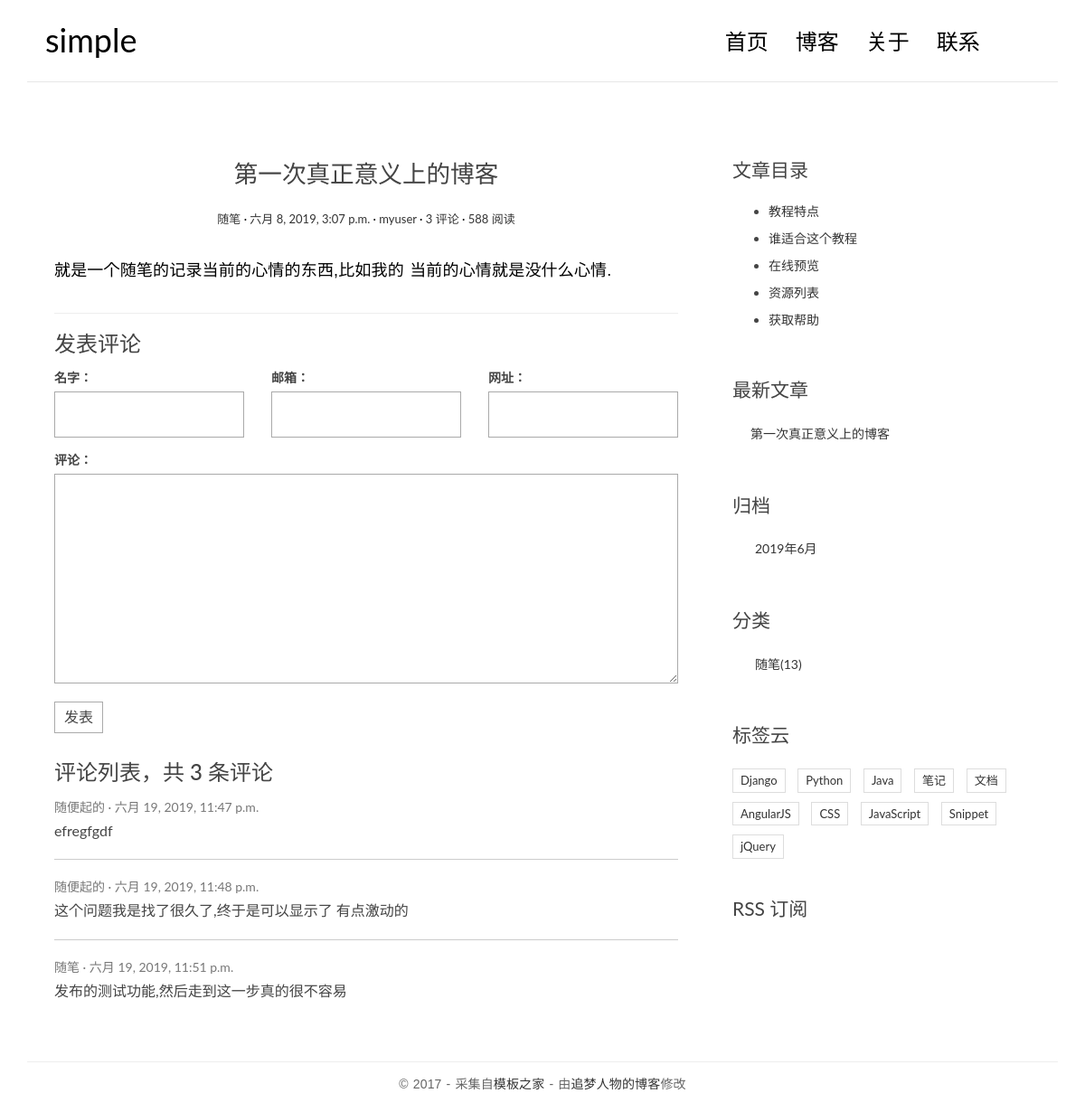
The app's page /post/1/ with its own data.
### blog/models.py (models this page shows, shortened)
class Post(models.Model):
    title = models.CharField(max_length=70)
    body = models.TextField()
    created_time= models.DateTimeField()
    modified_time = models.DateTimeField()
    excerpt = models.CharField(max_length=200, blank=True)
    category = models.ForeignKey(Category, on_delete=models.CASCADE)
    tags = models.ManyToManyField(Tag, blank=True)
    author = models.ForeignKey(User, on_delete=models.CASCADE)
    def get_absolute_url(self):
        return reverse('blog:detail', kwargs={'pk': self.pk})
    class Meta:
        ordering = ['-created_time']

class Category(models.Model):
    name = models.CharField(max_length=100)

### comments/models.py (models this page shows, shortened)
class Comment(models.Model):
    name =  models.CharField(max_length=100)
    email = models.EmailField(max_length=255)
    url = models.URLField(blank=True)
    text = models.TextField()
    created_time = models.DateTimeField(auto_now_add=True)
    post = models.ForeignKey("blog.Post", on_delete=models.CASCADE)

### blog/views.py (the view)
# urls.py: url(r"^post/(?P<pk>[0-9]+)/$", views.detail, name="detail"),
def detail(request, pk):
    post = get_object_or_404(Post, pk=pk)
    post.body = markdown.markdown(post.body,
                                  extensions = [
                                      'markdown.extensions.extra',
                                      'markdown.extensions.codehilite',
                                      'markdown.extensions.toc',
                                  ])
    form = CommentForm()
    comment_list = post.comment_set.all()
    context = {"post": post,
               "form": form,
               "comment_list": comment_list
    }
    return render(request, 'blog/detail.html', context=context)

### comments/forms.py
class CommentForm(forms.ModelForm):
    class Meta:
        model = Comment
        fields = ['name', 'email', 'url', 'text']

### blog/templatetags/blog_tags.py (called while the page is built)
@register.simple_tag
def get_recent_posts(num=5):
    return Post.objects.all().order_by("-created_time")[:num]

@register.simple_tag()
def archives():
    return Post.objects.dates("created_time","month", order="DESC")

@register.simple_tag()
def get_categories():
    return Category.objects.all()

### templates/blog/detail.html (shortened to what this page needs)
{% extends 'blog/base.html' %}
{% block main %}
    <article class="post post-{{ post.pk }}">
        <header class="entry-header">
            <h1 class="entry-title">{{ post.title }}</h1>
            <div class="entry-meta">
                <span class="post-category"><a href="#">{{ post.category.name }}</a></span>
                <span class="post-date"><a href="#"><time class="entry-date"
                                                          datetime="{{ post.created_time }}">{{ post.created_time }}</time></a></span>
                <span class="post-author"><a href="#">{{ post.author }}</a></span>
                <span class="comments-link"><a href="#">{{ comment_list|length }} 评论</a></span>
                <span class="views-count"><a href="#">588 阅读</a></span>
            </div>
        </header>
        <div class="entry-content clearfix">
            {{ post.body|safe }}
        </div>
    </article>
    <section class="comment-area" id="comment-area">
        <hr>
        <h3>发表评论</h3>
        <form action="{% url 'comments:post_comment' post.pk %}" method="POST" class="comment-form">
            <div class="row">
                <div class="col-md-4">
                    <label for="{{ form.name.id_for_label }}">名字：</label>
                    {{ form.name }}
                </div>
                <div class="col-md-4">
                    <label for="{{ form.email.id_for_label }}">邮箱：</label>
                    {{ form.email }}
                </div>
                <div class="col-md-4">
                    <label for="{{ form.url.id_for_label }}">网址：</label>
                    {{ form.url }}
                </div>
                <div class="col-md-12">
                    <label for="{{ form.text.id_for_label }}">评论：</label>
                    {{ form.text }}
                    <button type="submit"  class="comment-btn">发表</button>
                </div>
            </div>
        </form>
        <div class="comment-list-panel">
            <h3>评论列表，共 <span>{{ comment_list|length }}</span> 条评论</h3>
            <ul class="comment-list list-unstyled">
                {% for comment in comment_list %}
                <li class="comment-item">
                    <span class="nickname">{{ comment.name }}</span>
                    <time class="submit-date" >{{ comment.created_time }}</time>
                    <div class="text">
                        {{ comment.text }}
                  </div>
                </li>
                {% empty %}
                暂无评论!
                {% endfor %}
            </ul>
        </div>
    </section>
{% endblock main %}
{% block toc %}
    <div class="widget widget-content">
        <h3 class="widget-title">文章目录</h3>
        <ul>
            <li>
                <a href="#">教程特点</a>
            </li>
            <li>
                <a href="#">谁适合这个教程</a>
            </li>
            <li>
                <a href="#">在线预览</a>
            </li>
            <li>
                <a href="#">资源列表</a>
            </li>
            <li>
                <a href="#">获取帮助</a>
            </li>
        </ul>
    </div>
{% endblock toc %}

### templates/blog/base.html (shortened to what this page needs)
{% load blog_tags %}
<!DOCTYPE html>
<html>
<head>
    <link rel="stylesheet" href="http://code.ionicframework.com/ionicons/2.0.1/css/ionicons.min.css">
    <link rel="stylesheet" href="/blog/static/css/bootstrap.min.css">
    <link rel="stylesheet" href="/blog/static/css/pace.css">
    <link rel="stylesheet" href="/blog/static/css/custom.css">
</head>
<body>
<div class="container">
    <header id="site-header">
        <div class="row">
            <div class="col-md-4 col-sm-5 col-xs-8">
                <div class="logo">
                    <h1><a href="{% url 'blog:index' %}"><b>simple</b></a></h1>
                </div>
            </div>
            <div class="col-md-8 col-sm-7 col-xs-4">
                <nav class="main-nav" role="navigation">
                    <div class="collapse navbar-collapse" id="bs-example-navbar-collapse-1">
                        <ul class="nav navbar-nav navbar-right">
                            <li class="cl-effect-11"><a href="{% url 'blog:index' %}" data-hover="首页">首页</a></li>
                            <li class="cl-effect-11"><a href="full-width.html" data-hover="博客">博客</a></li>
                            <li class="cl-effect-11"><a href="about.html" data-hover="关于">关于</a></li>
                            <li class="cl-effect-11"><a href="contact.html" data-hover="联系">联系</a></li>
                        </ul>
                    </div>
                </nav>
            </div>
        </div>
    </header>
</div>
<div class="content-body">
    <div class="container">
        <div class="row">
            <main class="col-md-8">
                {% block main %}
                {% endblock main %}
            </main>
            <aside class="col-md-4">
                {% block toc %}
                {% endblock toc %}
                <div class="widget widget-recent-posts">
                    <h3 class="widget-title">最新文章</h3>
                    {% get_recent_posts as  recent_post_list %}
                    <ul>
                        {% for post in recent_post_list %}
                        <li>
                            <a href="{{ post.get_absolute_url }}">{{ post.title}}</a>
                        </li>
                        {% empty %}
                        暂无文章!
                        {% endfor %}
                    </ul>
                </div>
                <div class="widget widget-archives">
                    <h3 class="widget-title">归档</h3>
                    {% archives as date_list %}
                    <ul>
                        {% for date in date_list %}
                        <li>
                            <a href="{% url 'blog:archives' date.year date.month %}">{{ date.year }}年{{ date.month }}月</a>
                        </li>
                        {% empty %}
                        暂无归档!
                        {% endfor %}
                    </ul>
                </div>
                <div class="widget widget-category">
                    <h3 class="widget-title">分类</h3>
                    {% get_categories as category_list %}
                    <ul>
                        {% for category in category_list %}
                        <li>
                            <a href="{% url 'blog:category' category.pk %}">{{ category.name }}<span class="post-count">(13)</span></a>
                        </li>
                        {% empty %}
                        暂无分类!
                        {% endfor %}
                    </ul>
                </div>
                <div class="widget widget-tag-cloud">
                    <h3 class="widget-title">标签云</h3>
                    <ul>
                        <li>
                            <a href="#">Django</a>
                        </li>
                        <li>
                            <a href="#">Python</a>
                        </li>
                        <li>
                            <a href="#">Java</a>
                        </li>
                        <li>
                            <a href="#">笔记</a>
                        </li>
                        <li>
                            <a href="#">文档</a>
                        </li>
                        <li>
                            <a href="#">AngularJS</a>
                        </li>
                        <li>
                            <a href="#">CSS</a>
                        </li>
                        <li>
                            <a href="#">JavaScript</a>
                        </li>
                        <li>
                            <a href="#">Snippet</a>
                        </li>
                        <li>
                            <a href="#">jQuery</a>
                        </li>
                    </ul>
                </div>
                <div class="rss">
                    <a href=""> RSS 订阅</a>
                </div>
            </aside>
        </div>
    </div>
</div>
<footer id="site-footer">
    <div class="container">
        <div class="row">
            <div class="col-md-12">
                <p class="copyright">&copy 2017 - 采集自<a href="http://www.cssmoban.com/"
                                                        target="_blank" title="模板之家">模板之家</a>
                    - 由<a href="http://zmrenwu.com/" title="网页模板" target="_blank">追梦人物的博客</a>修改
                </p>
            </div>
        </div>
    </div>
</footer>
</body>
</html>

### blog/static/css/custom.css (style rules this page uses)
* { outline: none; }
h1, h2, h3, h4, h5, h6 { margin-top: 0; }
b { font-weight: 400; }
a { color: #333; }
body { color: #444; font-family: 'Lato', sans-serif; }
p { font-family: 'Ubuntu', sans-serif; font-weight: 400; word-spacing: 1px; letter-spacing: 0.01em; }
#site-header { background-color: #FFF; padding: 25px 20px; margin-bottom: 40px; border-bottom: 1px solid #e7e7e7; }
.logo h1 a { color: #000; }
.logo h1 { margin: 0; font-family: 'Lato', sans-serif; font-weight: 300; }
.main-nav { margin-top: 11px; max-width: 95%; }
.main-nav a { color: #000000 !important; padding: 0 0 5px 0 !important; margin-right: 30px; font-family: 'Lato', sans-serif; font-weight: 300; font-size: 24px; }
.cl-effect-11 a { padding: 10px 0; color: #0972b4; text-shadow: none; }
.cl-effect-11 a::before { position: absolute; top: 0; left: 0; overflow: hidden; padding: 0 0 5px 0 !important; max-width: 0; border-bottom: 1px solid #000; color: #000; content: attr(data-hover); white-space: nowrap; -webkit-transition: max-width 0.5s; -moz-transition: max-width 0.5s; transition: max-width 0.5s; }
.content-body { padding-bottom: 4em; }
.post { background: #fff; padding: 30px 30px 0; }
.entry-title { text-align: center; font-size: 1.9em; margin-bottom: 20px; line-height: 1.6; padding: 10px 20px 0; }
.entry-meta { text-align: center; color: #DDDDDD; font-size: 13px; margin-bottom: 30px; }
.entry-content { font-size: 18px; line-height: 1.9; font-weight: 300; color: #000; }
.post-category::after, .post-date::after, .post-author::after, .comments-link::after { content: ' ·'; color: #000; }
.widget { background: #fff; padding: 30px 0 0; }
.widget-title { font-size: 1.5em; margin-bottom: 20px; line-height: 1.6; padding: 10px 0 0; font-weight: 400; }
.widget-recent-posts ul { padding: 0; margin: 0; padding-left: 20px; }
.widget-recent-posts ul li { list-style-type: none; position: relative; line-height: 170%; margin-bottom: 10px; }
.widget-recent-posts ul li::before { content: '\f3d3'; font-family: "Ionicons"; position: absolute; left: -17px; top: 3px; font-size: 16px; color: #000; }
.widget-archives ul { padding: 0; margin: 0; padding-left: 25px; }
.widget-archives ul li { list-style-type: none; position: relative; line-height: 170%; margin-bottom: 10px; }
.widget-archives ul li::before { content: '\f3f3'; font-family: "Ionicons"; position: absolute; left: -25px; top: 1px; font-size: 16px; color: #000; }
.widget-category ul { padding: 0; margin: 0; padding-left: 25px; }
.widget-category ul li { list-style-type: none; position: relative; line-height: 170%; margin-bottom: 10px; }
.widget-category ul li::before { content: '\f3fe'; font-family: "Ionicons"; position: absolute; left: -25px; top: 1px; font-size: 18px; color: #000; }
.widget-tag-cloud ul { padding: 0; margin: 0; margin-right: -10px; }
.widget-tag-cloud ul li { list-style-type: none; font-size: 13px; display: inline-block; margin-right: 10px; margin-bottom: 10px; padding: 3px 8px; border: 1px solid #ddd; }
.widget-content ul li { margin-bottom: 10px; }
.rss { font-size: 21px; margin-top: 30px; }
.rss a { color: #444; }
#site-footer { padding-top: 10px; padding: 0 0 1.5em 0; }
.copyright { text-align: center; padding-top: 1em; margin: 0; border-top: 1px solid #eee; color: #666; }
.contact-form input, .comment-form input { border: 1px solid #aaa; margin-bottom: 15px; width: 100%; padding: 15px 15px; font-size: 16px; line-height: 100%; transition: 0.4s border-color linear; }
.contact-form textarea, .comment-form textarea { border: 1px solid #aaa; margin-bottom: 15px; width: 100%; padding: 15px 15px; font-size: 16px; line-height: 20px !important; min-height: 183px; transition: 0.4s border-color linear; }
.comment-area { padding: 0 30px 0; }
.comment-form { margin-top: 15px; }
.comment-form .comment-btn { background-color: #fff; border: 1px solid #aaa; font-size: 16px; padding: 5px 10px; }
.comment-list-panel { margin-top: 30px; }
.comment-list { margin-top: 15px; }
.comment-item:not(:last-child) { border-bottom: 1px #ccc solid; margin-bottom: 20px; padding-bottom: 20px; }
.comment-item .nickname, .comment-item .submit-date { color: #777; font-size: 14px; }
.comment-item .nickname:after { content: ' ·'; }
.comment-item .text { padding-top: 5px; font-size: 16px; }

### records on screen
Post: title "第一次真正意义上的博客", category.name "随笔", created_time "六月 8, 2019, 3:07 p.m.", author "myuser", body "就是一个随笔的记录当前的心情的东西,比如我的 当前的心情就是没什么心情."
Comment: name "随便起的", created_time "六月 19, 2019, 11:47 p.m.", text "efregfgdf"
Comment: name "随便起的", created_time "六月 19, 2019, 11:48 p.m.", text "这个问题我是找了很久了,终于是可以显示了 有点激动的"
Comment: name "随笔", created_time "六月 19, 2019, 11:51 p.m.", text "发布的测试功能,然后走到这一步真的很不容易"
Category: name "随笔"

### other values on screen
{{ comment_list|length }} "3"
{{ date.year }} "2019"
{{ date.month }} "6"
